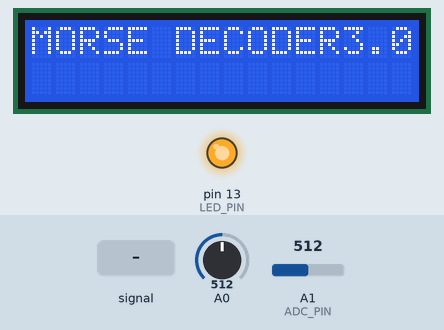
This sketch was run on a simulated Arduino Uno, built with avr-gcc and run on an emulated ATmega328P. On the bench: 16×2 character LCD, output pins drawn as LEDs (lit = HIGH). The inputs (shaded band) are chosen by the test bench; at power-on: A1 (ADC_PIN) = 512, A0 = 512. What the sketch prints to the serial monitor is not drawn.

Above: at 1.2 s.
1.3 s: A1 (ADC_PIN) set to 106
2.8 s: A1 (ADC_PIN) set to 91
At 3.5 s:
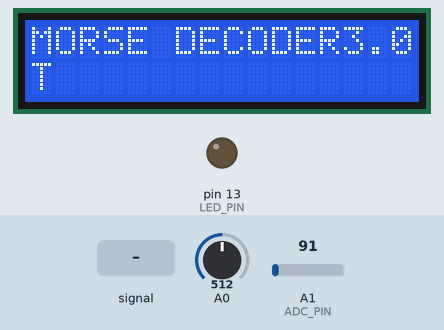
4.4 s: A0 set to 55
5.9 s: A0 set to 44
At 6.2 s:
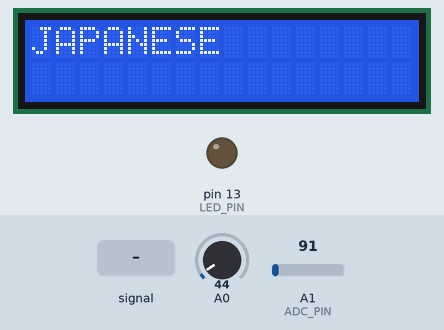
7.4 s: A1 (ADC_PIN) fed a 200 Hz sine of ±81 counts around its level
At 7.7 s:
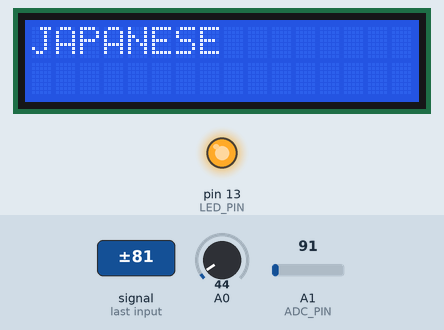
8.9 s: A1 (ADC_PIN) set to 40
At 10.0 s:
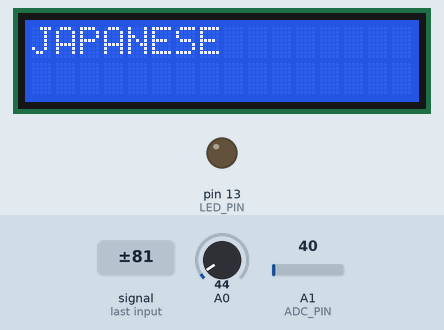
Timing chart, 0 to 11.4 s (numbered marks = the images above; inputs shaded):
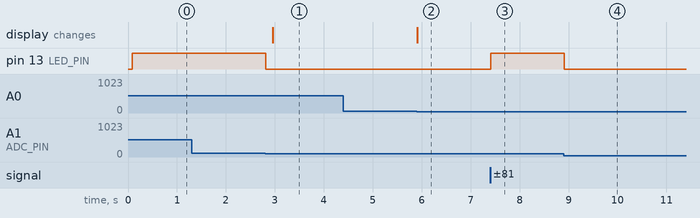

The sketch:

MorseDecoder.ino
```cpp
/*----- MorseDecoder -----*/
/**********************************************

    Morse decoder  ver 3.0

    programmed by kaneko  Jan.6  2015
    ver2.0 Add LED monitor by kaneko Nov.11 2016
    ver3.0 New demodulator by kaneko Jun.10 2017

***********************************************/
#include <MsTimer2.h>
#include <LiquidCrystal.h>
LiquidCrystal lcd(8,9,4,5,6,7);

/*=============================================
    constants
===============================================*/
#define    OPENNING      "MORSE DECODER3.0"

#define    ADC_PIN       1      /* ADC pin      */
#define    LED_PIN       13     /* LED pin      */
#define    TIM_INT       5      /* timer (ms)   */

#define    TBUFF_LEN     32     /* time count buffer length */
//#define    TBUFF_UPDATE  5      /* time count buffer update threshold */

#define    DEMOD_TH_H    3
#define    DEMOD_TH_L    0

#define    MRS_TH_SL     30     /* LONG count threshold (TIM_INT*MRS_TH_SL = 100ms) */

#define    LCD_ROW       16     /* LCD row      */

#define    LANG_ENG      0      /* English */
#define    LANG_JAP      1      /* Japanese */

/*----- for bottun -----*/
#define btnRIGHT  0
#define btnUP     1
#define btnDOWN   2
#define btnLEFT   3
#define btnSELECT 4
#define btnNONE   5

/*=============================================
    globals
===============================================*/
int    adc_max_n;            /* ADC loop         */
int    adc_amax;             /* for debug        */
int    demod_th;             /* demod threshold  */
int    demod_cnt;            /* demod counter    */
boolean demod_mark;          /* demod mark flag  */

char   tbuff[TBUFF_LEN];     /* time count buffer  */
int    tbuff_top;            /* time buffer top  */
int    tbuff_bottom;         /* time buffer bottom */

int    lang;                 /* language         */

char   *mrs_char[6];         /* morse code index */
char   mrs_len1[2]  = {'E', 'T'};
char   mrs_len2[4]  = {'I', 'N', 'A', 'M'};
char   mrs_len3[8]  = {'S', 'D', 'R', 'G', 'U', 'K', 'W', 'O'};
char   mrs_len4[16] = {'H', 'B', 'L', 'Z', 'F', 'C', 'P', ' ',
                       'V', 'X', ' ', 'Q', ' ', 'Y', 'J', ' '};
char   mrs_len5[32] = {'5', '6', ' ', '7', ' ', ' ', ' ', '8',
                       ' ', '/', ' ', ' ', ' ', ' ', ' ', '9',
                       '4', ' ', ' ', ' ', ' ', ' ', ' ', ' ',
                       '3', ' ', ' ', ' ', '2', ' ', '1', '0'};
char   mrs_len6[64] = {' ', ' ', ' ', ' ', ' ', ' ', ' ', ' ',
                       ' ', ' ', ' ', ' ', '?', ' ', ' ', ' ',
                       ' ', ' ', ' ', ' ', ' ', ' ', ' ', ' ',
                       ' ', ' ', ' ', ' ', ' ', ' ', ' ', ' ',
                       ' ', ' ', ' ', ' ', ' ', ' ', ' ', ' ',
                       ' ', ' ', ' ', ' ', ' ', ' ', ' ', ' ',
                       ' ', ' ', ' ', ' ', ' ', ' ', ' ', ' ',
                       ' ', ' ', ' ', ' ', ' ', ' ', ' ', ' '};

char   *mrs_jchar[6];         /* morse code index */
char   mrs_jlen1[2]  = {0xcd, 0xd1};
char   mrs_jlen2[4]  = {0xde, 0xc0, 0xb2, 0xd6};
char   mrs_jlen3[8]  = {0xd7, 0xce, 0xc5, 0xd8, 0xb3, 0xdc, 0xd4, 0xda};
char   mrs_jlen4[16] = {0xc7, 0xca, 0xb6, 0xcc, 0xc1, 0xc6, 0xc2, 0xbf,
                        0xb8, 0xcf, 0xdb, 0xc8, 0xc9, 0xb9, 0xa6, 0xba};
char   mrs_jlen5[32] = {'5', '6', 0xb5, '7', 0xc4, 0xb7, ' ', '8',
                       ' ', 0xd3, 0xdd, 0xbc, 0xdf, 0xd9, 0xbe, '9',
                       '4', 0xd2, ' ', 0xcb, 0xd0, 0xbb, 0xb0, 0xbd,
                       '3', 0xd5, 0xc3, 0xb1, '2', 0xb4, '1', '0'};
char   mrs_jlen6[64] = {' ', ' ', ' ', ' ', ' ', ' ', ' ', ' ',
                       ' ', ' ', ' ', ' ', '?', ' ', ' ', ' ',
                       ' ', ' ', ' ', ' ', ' ', ' ', ' ', ' ',
                       ' ', ' ', ' ', ' ', ' ', ' ', ' ', ' ',
                       ' ', ' ', ' ', ' ', ' ', ' ', ' ', ' ',
                       ' ', ' ', 0xa4, ' ', ' ', ' ', ' ', ' ',
                       ' ', ' ', ' ', ' ', ' ', ' ', ' ', ' ',
                       ' ', ' ', ' ', ' ', ' ', ' ', ' ', ' '};

char   lcd_buff[LCD_ROW+1];    /* LCD roll buffer    */
int    lcd_x, lcd_y;         /* LCD display position */

/*=============================================
    LCD display
===============================================*/
void lcd_disp(char c)
  {
  if(lcd_x == LCD_ROW)
    {
    lcd.clear();
    lcd.setCursor(0, 0);
    lcd.print(lcd_buff);
    lcd_x = 0;
    lcd_y = 1;
    }
  lcd.setCursor(lcd_x, lcd_y);
  lcd.write(c);
  lcd_buff[lcd_x] = c;
  ++lcd_x;
  }

/*=============================================
    button
===============================================*/
int read_LCD_buttons(){               // read the buttons
    int    adc_key_in;

    noInterrupts();
    adc_key_in = analogRead(0);       // read the value from the sensor
    interrupts();
    // my buttons when read are centered at these valies: 0, 144, 329, 504, 741
    // we add approx 50 to those values and check to see if we are close
    // We make this the 1st option for speed reasons since it will be the most likely result

    if (adc_key_in > 1000) return btnNONE;

    // For V1.1 us this threshold
    if (adc_key_in < 50)   return btnRIGHT;
    if (adc_key_in < 250)  return btnUP;
    if (adc_key_in < 450)  return btnDOWN;
    if (adc_key_in < 650)  return btnLEFT;
    if (adc_key_in < 850)  return btnSELECT;

   // For V1.0 comment the other threshold and use the one below:
   /*
     if (adc_key_in < 50)   return btnRIGHT;
     if (adc_key_in < 195)  return btnUP;
     if (adc_key_in < 380)  return btnDOWN;
     if (adc_key_in < 555)  return btnLEFT;
     if (adc_key_in < 790)  return btnSELECT;
   */

    return btnNONE;                // when all others fail, return this.
}


/*=============================================
    interrupt
===============================================*/
/*--------------------------------------------- timer int. */
void timer_int()
  {
  volatile int  i;
  volatile int  dat;

  /*----- get ADC max -----*/
  adc_amax = analogRead(ADC_PIN);
  for(i = 1; i < adc_max_n; ++i)
    {
    dat = analogRead(ADC_PIN);
    if(adc_amax <= dat) adc_amax = dat;
    }

  /*----- demod -----*/
  if(adc_amax > demod_th)
    {
//    digitalWrite(LED_PIN, HIGH);
    if(demod_cnt < DEMOD_TH_H) ++demod_cnt;
    }
    else
    {
//    digitalWrite(LED_PIN, LOW);
    if(demod_cnt > DEMOD_TH_L) --demod_cnt;
    }

  /*----- calculate length -----*/
  if((demod_cnt == DEMOD_TH_H) || (demod_mark == true))
      {
      if(demod_mark == false)
        {
        ++tbuff_top;
        if(tbuff_top == TBUFF_LEN) tbuff_top = 0;
        tbuff[tbuff_top] = 0;
        demod_mark = true;
        }
      if(tbuff[tbuff_top] < MRS_TH_SL) ++tbuff[tbuff_top];
      }

  if(demod_cnt == DEMOD_TH_L || (demod_mark == false))
      {
      if(demod_mark == true)
        {
        ++tbuff_top;
        if(tbuff_top == TBUFF_LEN) tbuff_top = 0;
        tbuff[tbuff_top] = 0;
        demod_mark = false;
        }

//      if(tbuff[tbuff_top] > TBUFF_MIN) --tbuff[tbuff_top];
      --tbuff[tbuff_top];
      if(tbuff[tbuff_top]  <= -1*MRS_TH_SL)
        {
        ++tbuff_top;
        if(tbuff_top == TBUFF_LEN) tbuff_top = 0;
        tbuff[tbuff_top] = 0;
        }
      }

    /*----- LED -----*/
    if(demod_mark)
      digitalWrite(LED_PIN, HIGH);
    else
      digitalWrite(LED_PIN, LOW);

  }

/*=============================================
    main
===============================================*/
void setup()
  {
  lcd.begin(16,2);
  pinMode(LED_PIN, OUTPUT);
  analogReference(INTERNAL);
//  analogReference(DEFAULT);
  adc_max_n = 20;    /* default cicle of ADC (3)     */
  adc_amax = 0;     /* for debug                */
  demod_th = 100;   /* default demod threshold  */
//  demod_th = 40;   /* default demod threshold  */
  demod_cnt = DEMOD_TH_L;
  demod_mark = false;
  tbuff_top = 0;    /* time buffer top */
  tbuff_bottom = 0;  /* time buffer bottom */
  tbuff[tbuff_top] = -1;

  lcd.clear();
  lcd.setCursor(0,0);
  lcd.print(OPENNING);
  lcd_buff[LCD_ROW] = 0x00;
  lcd_x = 0;          /* LCD display position */
  lcd_y = 1;          /* LCD display position */
  lang = LANG_ENG;    /* default language    */

  mrs_char[0] = mrs_len1;  /* set morse code table */
  mrs_char[1] = mrs_len2;
  mrs_char[2] = mrs_len3;
  mrs_char[3] = mrs_len4;
  mrs_char[4] = mrs_len5;
  mrs_char[5] = mrs_len6;

  mrs_jchar[0] = mrs_jlen1;  /* set morse code table */
  mrs_jchar[1] = mrs_jlen2;
  mrs_jchar[2] = mrs_jlen3;
  mrs_jchar[3] = mrs_jlen4;
  mrs_jchar[4] = mrs_jlen5;
  mrs_jchar[5] = mrs_jlen6;

  Serial.begin(9600);
  MsTimer2::set(TIM_INT, timer_int);
  MsTimer2::start();
  Serial.println("Morse Decoder  ver 3.0");
  }

void loop()
  {
  int    cmd;
  int    flag_sp;
  int    mcode, mlen;
  char   c;

  flag_sp = 2;
  mcode = 0x00;
  mlen = 0;
  Serial.println();
  do
    {
    /* decode */
    if(tbuff_top != tbuff_bottom)
      {
      if(tbuff[tbuff_bottom] <= -1*MRS_TH_SL)
         {
         switch(flag_sp)
           {
           case 0:
             if(mlen == 0) break;
             if(lang == LANG_ENG)
                 c = *(mrs_char[mlen - 1] + mcode);
             else
                 c = *(mrs_jchar[mlen - 1] + mcode);
//             Serial.print(c);
//             Serial.print('(');
//             Serial.print(mlen,DEC);
//             Serial.print(mcode,HEX);
//             Serial.print(')');
             lcd_disp(c);
             ++flag_sp;
             break;
           case 1:
             ++flag_sp;
             break;
           case 2:
             Serial.print(" ");
             lcd_disp(' ');
             ++flag_sp;
           }
         mlen = 0;
         mcode = 0x00;
         }
      else
        {
        if((mlen != 0) || (tbuff[tbuff_bottom] > 0))
          {
          if((tbuff[tbuff_bottom] > 0) && (mlen < 6))
            {
            if(mlen > 5) mlen = 5;
            if(tbuff[tbuff_bottom] >= MRS_TH_SL) mcode |= 0x01 << mlen;
            ++mlen;
            }
          }
//        Serial.print(tbuff[tbuff_bottom], DEC);
//        Serial.print(" ");
        flag_sp = 0;
        }

      ++tbuff_bottom;
      if(tbuff_bottom == TBUFF_LEN) tbuff_bottom = 0;
      }

    /* scan button */
    if(read_LCD_buttons() == btnRIGHT)
      {
      lcd.clear();
      lcd.setCursor(0,0);
      if(lang == LANG_ENG)
        {
        lang = LANG_JAP;
        lcd.print("JAPANESE");
        }
      else
        {lang = LANG_ENG;
        lcd.print("ENGLISH");
        }
      lcd_x = 0;          /* LCD display position */
      lcd_y = 1;          /* LCD display position */
      while(read_LCD_buttons() != btnNONE);
      }

    /* scan serial */
    cmd = Serial.read();
    } while(cmd == -1);

  if(cmd == 's')
    {
    Serial.print("adc_max_n = ");  Serial.println(adc_max_n);
    Serial.print("adc_amax = ");  Serial.println(adc_amax);
    Serial.print("demod_th = ");  Serial.println(demod_th);
    Serial.print("read_LCD_buttons() = ");  Serial.println(read_LCD_buttons());
//    noInterrupts();
    Serial.print("analogRead(0) = ");  Serial.println(analogRead(0));
//    interrupts();
    }
  }
```

Measured:
- the behaviour switches between 101 and 100 on A1 (ADC_PIN) (found by bisection; images 0 and 1)
- the behaviour switches between 50 and 49 on A0 (found by bisection; images 1 and 2)
- after the input at 1.3 s, every drawn part: stays the same
- after the input at 2.8 s, pin 13 (LED_PIN): HIGH → LOW at once; the display: changes after 0.16 s (image 1)
- after the input at 4.4 s, every drawn part: stays the same
- after the input at 5.9 s, the display: changes at once (image 2)
- after the input at 7.4 s, pin 13 (LED_PIN): LOW → HIGH at once
- after the input at 8.9 s, pin 13 (LED_PIN): HIGH → LOW at once
